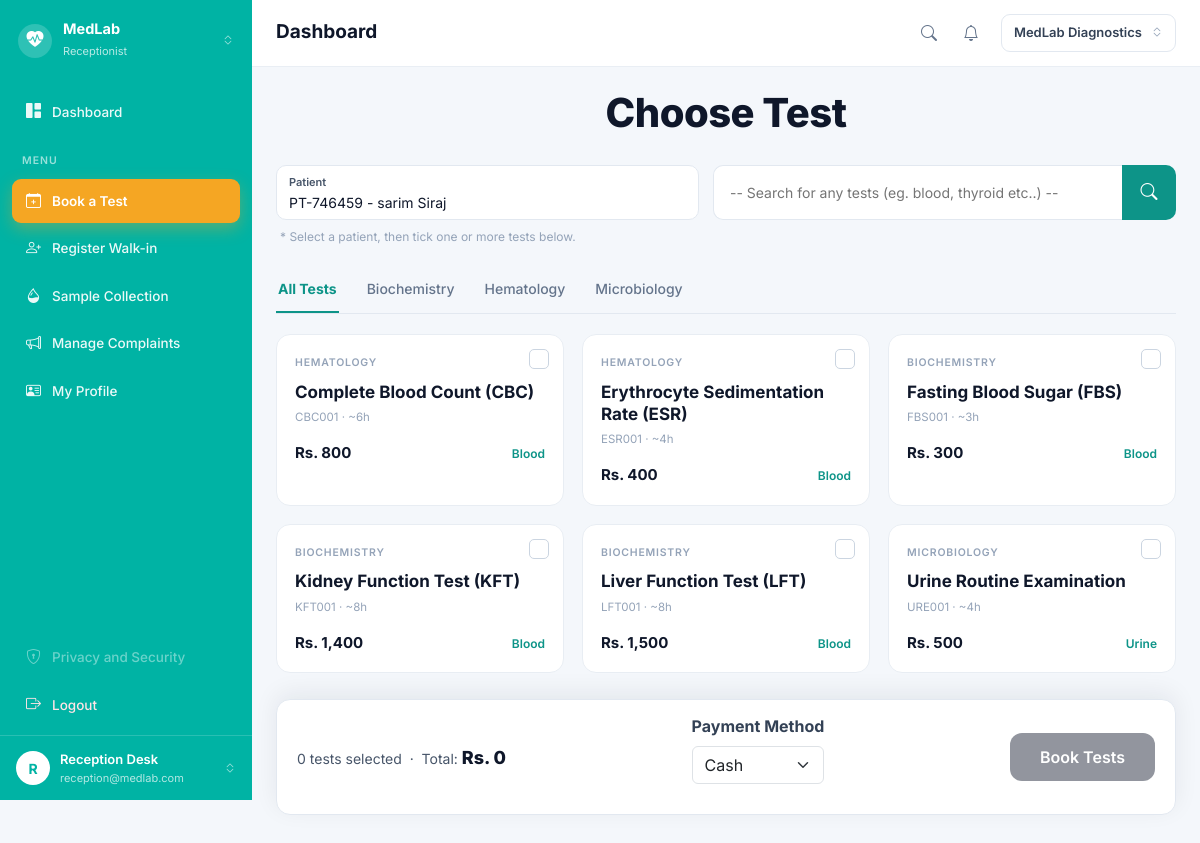
Page /medlab/book (signed in) on the committed database.
### app/models/role.py (models this page shows, shortened)
class Role(db.Model):
    __tablename__ = "roles"
    id = db.Column(db.Integer, primary_key=True)
    name = db.Column(
        db.String(50),
        unique=True,
        nullable=False
    )
    users = db.relationship(
        "User",
        back_populates="role"
    )

### app/models/user.py (models this page shows, shortened)
class User(UserMixin, db.Model):
    __tablename__ = "users"
    id = db.Column(
        db.Integer,
        primary_key=True
    )
    name = db.Column(
        db.String(100),
        nullable=False
    )
    email = db.Column(
        db.String(120),
        unique=True,
        nullable=False,
        index=True
    )
    password_hash = db.Column(
        db.String(255),
        nullable=False
    )
    role_id = db.Column(
        db.Integer,
        db.ForeignKey("roles.id"),
        nullable=False
    )
    is_active = db.Column(
        db.Boolean,
        default=True,
        nullable=False
    )
    created_at = db.Column(
        db.DateTime,
        default=lambda: datetime.now(timezone.utc),
        nullable=False
    )
    role = db.relationship(
        "Role",
        back_populates="users"
    )

### app/models/test.py (models this page shows, shortened)
class TestCategory(db.Model):
    __tablename__ = "test_categories"
    id = db.Column(db.Integer, primary_key=True)
    name = db.Column(db.String(100), unique=True, nullable=False)
    tests = db.relationship("Test", back_populates="category")

class Test(db.Model):
    __tablename__ = "tests"
    id = db.Column(db.Integer, primary_key=True)
    category_id = db.Column(
        db.Integer,
        db.ForeignKey("test_categories.id"),
        nullable=False
    )
    name = db.Column(db.String(150), nullable=False)
    code = db.Column(db.String(20), unique=True, nullable=False)
    price = db.Column(db.Float, nullable=False)
    sample_type = db.Column(db.String(50), nullable=True)
    turnaround_hours = db.Column(db.Integer, nullable=True)
    category = db.relationship("TestCategory", back_populates="tests")

### app/medlab/routes.py (the view, shortened to what this page needs)
@medlab.route("/book", methods=["GET", "POST"])
@login_required
def book_test():
    form = BookingForm()
    all_tests = Test.query.order_by(Test.name).all()
    form.test_ids.choices = [
        (t.id, f"{t.name} - Rs.{t.price}") for t in all_tests
    ]
    categories = TestCategory.query.order_by(TestCategory.name).all()
    is_patient = current_user.role.name == "Patient"
    my_patient = None
    if is_patient:
        my_patient = Patient.query.filter_by(user_id=current_user.id).first()
        form.patient_id.choices = [(my_patient.id, my_patient.full_name)]
        form.patient_id.data = my_patient.id
    else:
        form.patient_id.choices = [
            (p.id, f"{p.patient_code} - {p.full_name}") for p in Patient.query.all()
        ]
    return render_template(
        "medlab/book_test.html",
        form=form,
        is_patient=is_patient,
        tests=all_tests,
        categories=categories
    )

### app/medlab/forms.py
class BookingForm(FlaskForm):
    patient_id = SelectField("Patient", coerce=int, validators=[DataRequired()])
    test_ids = SelectMultipleField("Select Tests", coerce=int, validators=[DataRequired()])
    payment_method = SelectField(
        "Payment Method",
        choices=[("Cash", "Cash"), ("Card", "Card"), ("Online", "Online")],
        validators=[DataRequired()]
    )
    submit = SubmitField("Book Tests")

### app/auth/routes.py (called while the page is built)
@login_manager.user_loader
def load_user(user_id):
    return db.session.get(
        User,
        int(user_id)
    )

### app/templates/medlab/book_test.html (shortened to what this page needs)
{% extends "base.html" %}
{% block content %}
<div class="choose-wrap">
    <h1 class="choose-title">Choose Test</h1>
    <form method="POST" id="bookForm">
        <div class="filter-row">
            <div class="field-box">
                <label>Patient</label>
                {% if is_patient %}
                <input type="text" value="{{ form.patient_id.choices[0][1] }}" disabled>
                {{ form.patient_id(style="display:none;") }}
                {% else %}
                {{ form.patient_id(class="form-select") }}
                {% endif %}
            </div>
            <div class="search-group">
                <input type="text" id="testSearch" autocomplete="off"
                    placeholder="-- Search for any tests (eg. blood, thyroid etc..) --">
                <button type="button" class="search-btn"><i class="bi bi-search"></i></button>
            </div>
        </div>
        <div class="hint">* Select a patient, then tick one or more tests below.</div>
        <div class="cat-tabs">
            <button type="button" class="cat-tab active" data-cat="all">All Tests</button>
            {% for c in categories %}
            <button type="button" class="cat-tab" data-cat="{{ c.name }}">{{ c.name }}</button>
            {% endfor %}
        </div>
        <div class="test-grid" id="testGrid">
            {% for t in tests %}
            <label class="test-card" data-cat="{{ t.category.name }}"
                data-name="{{ t.name|lower }} {{ t.code|lower }} {{ t.category.name|lower }}" data-price="{{ t.price }}"
                data-label="{{ t.name }}" data-id="{{ t.id }}">
                <span class="tick"><i class="bi bi-check-lg"></i></span>
                <div class="card-cat">{{ t.category.name }}</div>
                <div class="card-name">{{ t.name }}</div>
                <div class="card-meta">
                    {{ t.code }}{% if t.turnaround_hours %} &middot; ~{{ t.turnaround_hours }}h{% endif %}
                </div>
                <div class="card-foot">
                    <span class="card-price">Rs. {{ "{:,.0f}".format(t.price) }}</span>
                    {% if t.sample_type %}<span class="card-tag">{{ t.sample_type }}</span>{% endif %}
                </div>
            </label>
            {% endfor %}
        </div>
        <div class="total-bar">
            <div class="info">
                <span id="countTxt">0 tests selected</span>
                &nbsp;&middot;&nbsp; Total: <span class="amount" id="totalTxt">Rs. 0</span>
            </div>
            <div class="mb-3">
                <label class="form-label fw-bold">Payment Method</label>
                {{ form.payment_method(class="form-select") }}
            </div>
            <button type="submit" class="btn-book" id="bookBtn" disabled>Book Tests</button>
        </div>
    </form>
</div>
{% endblock %}

### app/templates/base.html (shortened to what this page needs)
<!DOCTYPE html>
<html lang="en">
<head>
    <link href="https://cdn.jsdelivr.net/npm/bootstrap@5.3.3/dist/css/bootstrap.min.css" rel="stylesheet">
    <link rel="stylesheet" href="https://cdn.jsdelivr.net/npm/bootstrap-icons@1.11.3/font/bootstrap-icons.min.css">
</head>
<body>
    {% if current_user.is_authenticated %}
    <div class="shell">
        <aside class="side">
            <div class="side-brand">
                <span class="brand-dot"><i class="bi bi-heart-pulse-fill"></i></span>
                <span class="brand-txt">
                    <b>MedLab</b>
                    <small>{{ current_user.role.name }}</small>
                </span>
                <i class="bi bi-chevron-expand" style="opacity:.6;font-size:12px;"></i>
            </div>
            <nav class="side-nav">
                <a href="{{ url_for('auth.dashboard') }}"
                    class="nav-item {% if request.endpoint == 'auth.dashboard' %}active{% endif %}">
                    <i class="bi bi-grid-1x2-fill"></i> Dashboard
                </a>
                <div class="side-label">Menu</div>
                {% if current_user.role.name in ["Patient", "Receptionist", "Administrator"] %}
                <a href="{{ url_for('medlab.book_test') }}"
                    class="nav-item {% if request.endpoint == 'medlab.book_test' %}active{% endif %}">
                    <i class="bi bi-calendar-plus"></i> Book a Test
                </a>
                {% endif %}
                {% if current_user.role.name == "Receptionist" %}
                <a href="{{ url_for('medlab.register_walkin_patient') }}"
                    class="nav-item {% if request.endpoint == 'medlab.register_walkin_patient' %}active{% endif %}">
                    <i class="bi bi-person-plus"></i> Register Walk-in
                </a>
                <a href="{{ url_for('medlab.pending_samples') }}"
                    class="nav-item {% if request.endpoint in ['medlab.pending_samples', 'medlab.collect_sample'] %}active{% endif %}">
                    <i class="bi bi-droplet-half"></i> Sample Collection
                </a>
                <a href="{{ url_for('medlab.manage_complaints') }}" class="nav-item">
                    <i class="bi bi-megaphone"></i> Manage Complaints
                </a>
                {% endif %}
                <a href="{{ url_for('auth.profile') }}"
                    class="nav-item {% if request.endpoint == 'auth.profile' %}active{% endif %}">
                    <i class="bi bi-person-vcard"></i> My Profile
                </a>
                <div style="flex:1"></div>
                <a href="#" class="nav-item off"><i class="bi bi-shield-lock"></i> Privacy and Security</a>
                <a href="{{ url_for('auth.logout') }}" class="nav-item" style="color:#ffe4e6;">
                    <i class="bi bi-box-arrow-right"></i> Logout
                </a>
            </nav>
            <a href="{{ url_for('auth.profile') }}" class="side-user">
                <span class="avatar">{{ (current_user.name or "?")[0] | upper }}</span>
                <span class="u-txt">
                    <b>{{ current_user.name }}</b>
                    <small>{{ current_user.email }}</small>
                </span>
                <i class="bi bi-chevron-expand" style="opacity:.6;font-size:12px;"></i>
            </a>
        </aside>
        <div class="main">
            <header class="topbar">
                <div style="display:flex;align-items:center;gap:10px;">
                    <h1 class="page-title">{% block page_title %}Dashboard{% endblock %}</h1>
                </div>
                <div class="top-right">
                    {% if current_user.role.name in ["Patient", "Receptionist", "Administrator"] %}
                    <a href="{{ url_for('medlab.book_test') }}" class="ico-btn" title="Search tests">
                        <i class="bi bi-search"></i>
                    </a>
                    {% endif %}
                    <a href="{{ url_for('auth.dashboard') }}" class="ico-btn" title="Notifications">
                        <i class="bi bi-bell"></i>
                    </a>
                    <span class="lab-pill">MedLab Diagnostics <i class="bi bi-chevron-expand"></i></span>
                </div>
            </header>
            <div class="page">
                {% block content %}{% endblock %}
            </div>
        </div>
    </div>
    {% endif %}
</body>
</html>

### app/templates/base.html (style rules this page uses)
:root { --teal: #00b3a4; --orange: #f5a623; --page: #f4f7fb; }
* { font-family: 'Inter', sans-serif; }
body { margin: 0; background: var(--page); color: #1e293b; }
a { text-decoration: none; }
.shell { display: flex; min-height: 100vh; }
.side { width: 252px; flex-shrink: 0; background: var(--teal); display: flex; flex-direction: column; color: #fff; position: sticky; top: 0; height: 100vh; }
.side-brand { display: flex; align-items: center; gap: 11px; padding: 20px 18px; }
.brand-dot { width: 34px; height: 34px; border-radius: 50%; background: rgba(255, 255, 255, .18); display: flex; align-items: center; justify-content: center; font-size: 17px; }
.brand-txt { flex: 1; min-width: 0; }
.brand-txt b { display: block; font-size: 14.5px; font-weight: 700; line-height: 1.2; }
.brand-txt small { font-size: 11px; color: rgba(255, 255, 255, .72); }
.side-nav { padding: 8px 12px; display: flex; flex-direction: column; gap: 3px; flex: 1; }
.side-label { font-size: 10.5px; letter-spacing: 1px; text-transform: uppercase; color: rgba(255, 255, 255, .6); padding: 16px 10px 7px; font-weight: 600; }
.nav-item { display: flex; align-items: center; gap: 11px; padding: 11px 14px; border-radius: 9px; color: rgba(255, 255, 255, .92); font-size: 13.5px; font-weight: 500; }
.nav-item i { font-size: 15px; }
.nav-item.active { background: var(--orange); color: #fff; font-weight: 600; box-shadow: 0 6px 16px rgba(245, 166, 35, .35); }
.nav-item.off { opacity: .45; pointer-events: none; }
.side-user { display: flex; align-items: center; gap: 10px; padding: 14px 16px; border-top: 1px solid rgba(255, 255, 255, .16); color: #fff; }
.avatar { width: 34px; height: 34px; border-radius: 50%; background: #fff; color: var(--teal); display: flex; align-items: center; justify-content: center; font-weight: 700; font-size: 14px; flex-shrink: 0; }
.side-user .u-txt { flex: 1; min-width: 0; }
.side-user .u-txt b { display: block; font-size: 13px; font-weight: 600; }
.side-user .u-txt small { display: block; font-size: 11px; color: rgba(255, 255, 255, .7); white-space: nowrap; overflow: hidden; text-overflow: ellipsis; }
.main { flex: 1; min-width: 0; display: flex; flex-direction: column; }
.topbar { background: #fff; display: flex; align-items: center; justify-content: space-between; gap: 14px; padding: 14px 24px; border-bottom: 1px solid #e9eef4; }
.page-title { font-size: 19px; font-weight: 700; color: #0f172a; margin: 0; }
.top-right { display: flex; align-items: center; gap: 6px; }
.ico-btn { width: 36px; height: 36px; border-radius: 9px; border: none; background: transparent; color: #64748b; font-size: 16px; position: relative; display: flex; align-items: center; justify-content: center; }
.lab-pill { display: flex; align-items: center; gap: 9px; border: 1px solid #e2e8f0; border-radius: 9px; padding: 8px 12px; font-size: 13px; font-weight: 600; color: #334155; margin-left: 6px; }
.lab-pill i { color: #94a3b8; font-size: 12px; }
.page { padding: 22px 24px 40px; }
.form-label { font-weight: 600; color: #334155; }

### rows in the picture
Role: role.name "Receptionist"
User: name "R", name "Reception Desk", email "reception@medlab.com"
TestCategory: name "Biochemistry"
TestCategory: name "Hematology"
TestCategory: name "Microbiology"
Test: category.name "HEMATOLOGY", name "Complete Blood Count (CBC)", code "CBC001", turnaround_hours "6", price "800", sample_type "Blood"
Test: category.name "HEMATOLOGY", name "Erythrocyte Sedimentation Rate (ESR)", code "ESR001", turnaround_hours "4", price "400", sample_type "Blood"
Test: category.name "BIOCHEMISTRY", name "Fasting Blood Sugar (FBS)", code "FBS001", turnaround_hours "3", price "300", sample_type "Blood"
Test: category.name "BIOCHEMISTRY", name "Kidney Function Test (KFT)", code "KFT001", turnaround_hours "8", price "1,400", sample_type "Blood"
Test: category.name "BIOCHEMISTRY", name "Liver Function Test (LFT)", code "LFT001", turnaround_hours "8", price "1,500", sample_type "Blood"
Test: category.name "MICROBIOLOGY", name "Urine Routine Examination", code "URE001", turnaround_hours "4", price "500", sample_type "Urine"
